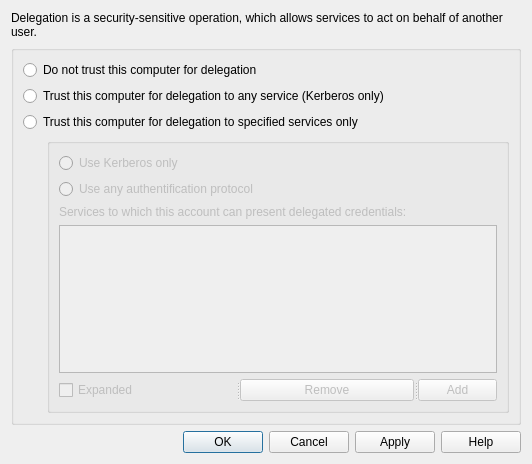
<?xml version="1.0" encoding="UTF-8"?>
<ui version="4.0">
 <class>delegationWidget</class>
 <widget class="QWidget" name="delegationWidget">
  <property name="geometry">
   <rect>
    <x>0</x>
    <y>0</y>
    <width>532</width>
    <height>464</height>
   </rect>
  </property>
  <property name="windowTitle">
   <string>Form</string>
  </property>
  <layout class="QGridLayout" name="gridLayout_4">
   <item row="0" column="0">
    <widget class="QLabel" name="delegationDescriptionLabel">
     <property name="text">
      <string>Delegation is a security-sensitive operation, which allows services to act on behalf of another user.</string>
     </property>
     <property name="wordWrap">
      <bool>true</bool>
     </property>
    </widget>
   </item>
   <item row="1" column="0">
    <widget class="QGroupBox" name="trustGroupBox">
     <property name="title">
      <string notr="true"/>
     </property>
     <property name="checkable">
      <bool>false</bool>
     </property>
     <layout class="QGridLayout" name="gridLayout_3">
      <item row="0" column="0" colspan="2">
       <widget class="QRadioButton" name="doNotTrustRadioButton">
        <property name="text">
         <string>Do not trust this computer for delegation</string>
        </property>
       </widget>
      </item>
      <item row="1" column="0" colspan="2">
       <widget class="QRadioButton" name="trustAnyRadioButton">
        <property name="text">
         <string>Trust this computer for delegation to any service (Kerberos only)</string>
        </property>
       </widget>
      </item>
      <item row="2" column="0" colspan="2">
       <widget class="QRadioButton" name="trustSpecifiedRadioButton">
        <property name="text">
         <string>Trust this computer for delegation to specified services only</string>
        </property>
       </widget>
      </item>
      <item row="3" column="0">
       <spacer name="horizontalSpacer_2">
        <property name="enabled">
         <bool>false</bool>
        </property>
        <property name="orientation">
         <enum>Qt::Horizontal</enum>
        </property>
        <property name="sizeType">
         <enum>QSizePolicy::Fixed</enum>
        </property>
        <property name="sizeHint" stdset="0">
         <size>
          <width>18</width>
          <height>268</height>
         </size>
        </property>
       </spacer>
      </item>
      <item row="3" column="1">
       <widget class="QGroupBox" name="trustSpecifiedGroupBox">
        <property name="enabled">
         <bool>false</bool>
        </property>
        <property name="title">
         <string notr="true"/>
        </property>
        <property name="alignment">
         <set>Qt::AlignLeading|Qt::AlignLeft|Qt::AlignVCenter</set>
        </property>
        <property name="flat">
         <bool>false</bool>
        </property>
        <property name="checkable">
         <bool>false</bool>
        </property>
        <layout class="QGridLayout" name="gridLayout_2">
         <item row="0" column="0">
          <widget class="QRadioButton" name="useKerberosOnlyRadioButton">
           <property name="text">
            <string>Use Kerberos only</string>
           </property>
           <property name="checkable">
            <bool>true</bool>
           </property>
          </widget>
         </item>
         <item row="1" column="0">
          <widget class="QRadioButton" name="useAnyRadioButton">
           <property name="text">
            <string>Use any authentification protocol </string>
           </property>
           <property name="checkable">
            <bool>true</bool>
           </property>
          </widget>
         </item>
         <item row="2" column="0">
          <layout class="QGridLayout" name="gridLayout">
           <item row="2" column="0">
            <widget class="QSplitter" name="splitter_3">
             <property name="orientation">
              <enum>Qt::Horizontal</enum>
             </property>
             <widget class="QCheckBox" name="expandedCheckBox">
              <property name="text">
               <string>Expanded</string>
              </property>
             </widget>
             <widget class="QSplitter" name="splitter">
              <property name="orientation">
               <enum>Qt::Horizontal</enum>
              </property>
              <widget class="QSplitter" name="splitter_2">
               <property name="orientation">
                <enum>Qt::Horizontal</enum>
               </property>
               <widget class="QPushButton" name="removeButton">
                <property name="enabled">
                 <bool>false</bool>
                </property>
                <property name="text">
                 <string>Remove</string>
                </property>
               </widget>
               <widget class="QToolButton" name="addToolButton">
                <property name="text">
                 <string>Add</string>
                </property>
               </widget>
              </widget>
             </widget>
            </widget>
           </item>
           <item row="0" column="0">
            <widget class="QLabel" name="servicesLabel">
             <property name="text">
              <string>Services to which this account can present delegated credentials:</string>
             </property>
             <property name="wordWrap">
              <bool>true</bool>
             </property>
            </widget>
           </item>
           <item row="1" column="0">
            <widget class="QTableView" name="servicesTableView"/>
           </item>
          </layout>
         </item>
        </layout>
       </widget>
      </item>
     </layout>
    </widget>
   </item>
   <item row="2" column="0">
    <widget class="QDialogButtonBox" name="dialogButtonBox">
     <property name="standardButtons">
      <set>QDialogButtonBox::Apply|QDialogButtonBox::Cancel|QDialogButtonBox::Help|QDialogButtonBox::Ok</set>
     </property>
    </widget>
   </item>
  </layout>
 </widget>
 <resources/>
 <connections>
  <connection>
   <sender>trustSpecifiedRadioButton</sender>
   <signal>toggled(bool)</signal>
   <receiver>trustSpecifiedGroupBox</receiver>
   <slot>setEnabled(bool)</slot>
   <hints>
    <hint type="sourcelabel">
     <x>266</x>
     <y>141</y>
    </hint>
    <hint type="destinationlabel">
     <x>278</x>
     <y>305</y>
    </hint>
   </hints>
  </connection>
 </connections>
</ui>
